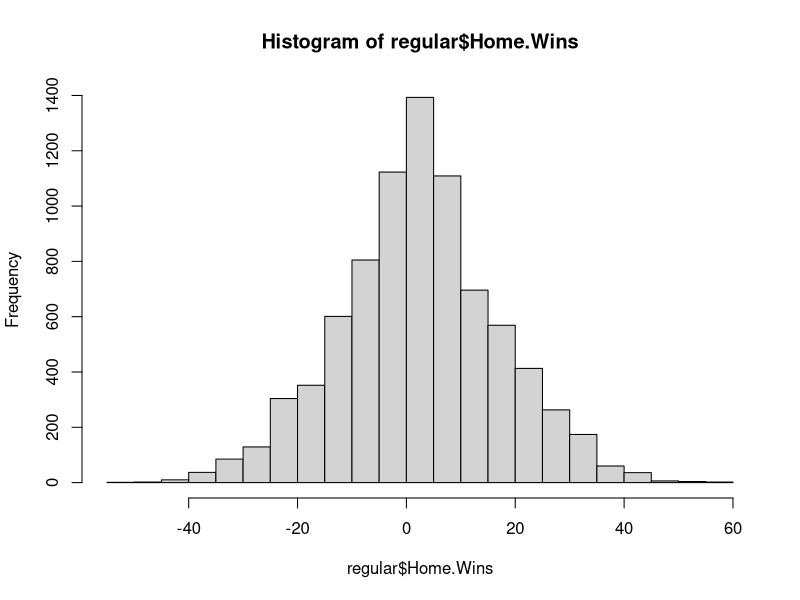
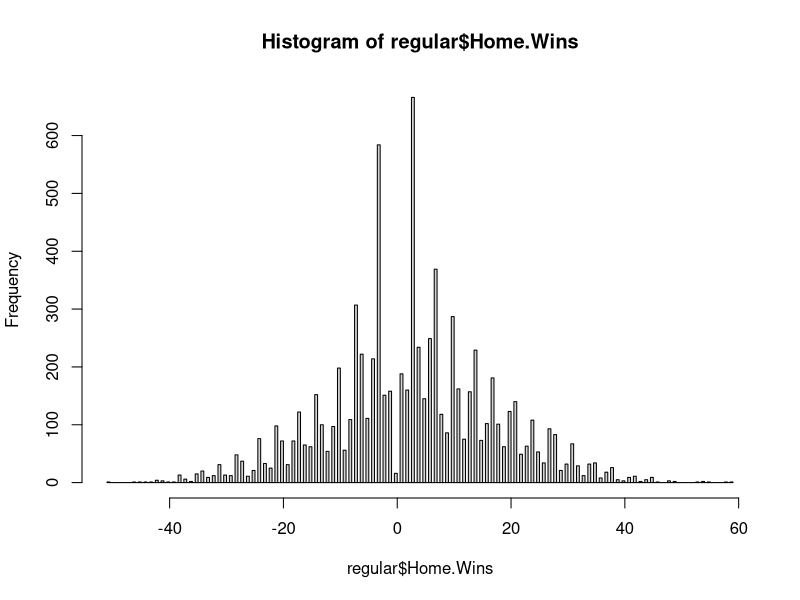

These charts were generated, in order, by the following R code:

# read files
cumulative = read.csv("catted_files/cumulative_statistics.csv", header=TRUE)
playoff = read.csv('catted_files/playoff.csv', header = TRUE)
preseason = read.csv('catted_files/preseason.csv', header = TRUE)
regular = read.csv('catted_files//regular.csv', header = TRUE)

# 
summary(regular$Home.Score)
summary(regular$Visitor.Score)

# Home.Wins 
regular$Home.Wins = regular$Home.Score - regular$Visitor.Score
# In general the Home.Score is better than Visitor.Score
hist(regular$Home.Wins, breaks = 30)
# some (statistical?) fluctuations, have the impression that there are 2 (or more)
# overlapping distributions
hist(regular$Home.Wins, breaks = 200) 

# null hypothesis:
# mean smaller or equal to zero
# hypothesis:
# mean larger than zero

#
m1 = mean(regular$Home.Wins)
s1 = sd(regular$Home.Wins)
n1 = length(regular$Home.Wins)
confidence_level = 0.05
#
z = (m1 - 0.) / (s1/sqrt(n1))
z_alpha = qnorm(1-confidence_level)
#
pval = pnorm(z, lower.tail = FALSE)
print(pval)
# 1.99e-65 !

